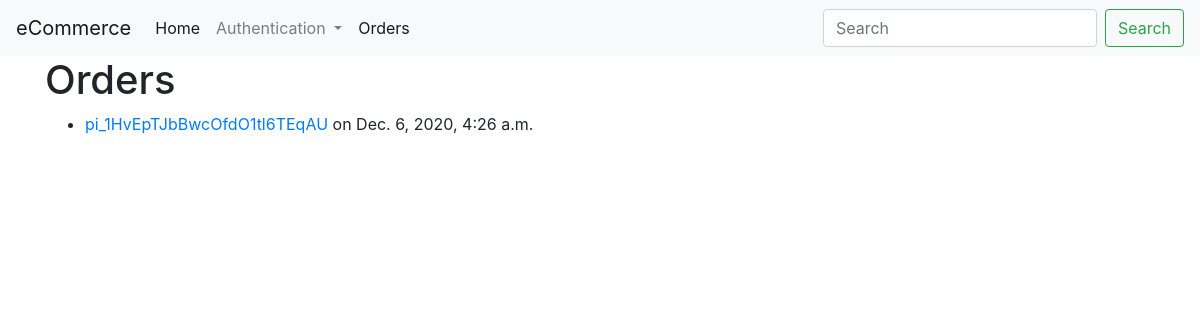
Before: /orders/ (signed in) with the older database file.
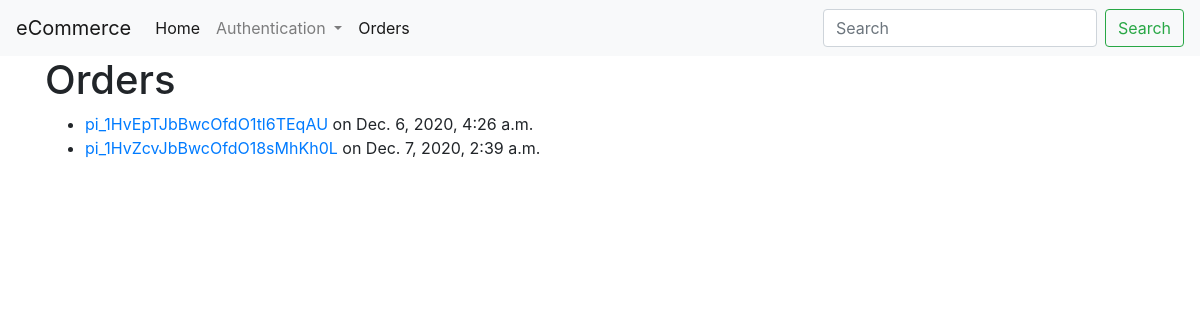
After: the same page with the newer database file.
### shopper/models.py (models this page shows)
class Order(models.Model):
    payment_id = models.CharField(max_length=100)
    user_id = models.IntegerField()
    timestamp = models.DateTimeField(auto_now_add=True)

### shopper/views.py (the view)
# urls.py: path("orders/", views.order_display),
def order_display(request):
    orders = Order.objects.filter(user_id=request.user.id)
    return render(request, "shopper/orders.html", {
        "orders": orders
    })

### shopper/templates/shopper/orders.html (shortened to what this page needs)
{% extends "shopper/base.html" %}
{% block main %}
    <h1>Orders</h1>
    <ul>
        {% for order in orders %}
            <li><a href="/order/{{ order.payment_id }}">{{ order.payment_id }}</a> on {{ order.timestamp }}</li>
        {% endfor %}
    </ul>
{% endblock %}

Changed rows visible on the page:
added Order: payment_id "pi_1HvZcvJbBwcOfdO18sMhKh0L", timestamp "Dec. 7, 2020, 2:39 a.m."
